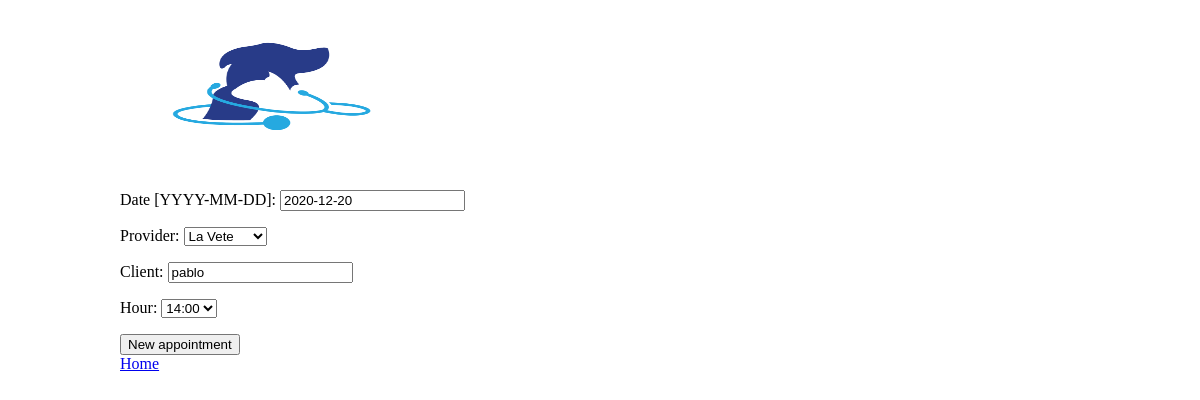
/edit/18, run on the app's committed database.
### appointments/models.py (models this page shows)
class Appointment(models.Model):
    date = models.DateField(null=True)
    provider = models.CharField(max_length=30, choices=PROVIDERS, default='La Vete')
    client = models.CharField(max_length=30)
    hour = models.CharField(max_length=5, choices=SCHEDULE, default='0:00')

### appointments/views.py (the view)
# urls.py: path('edit/<int:pk>', views.edit, name='edit'),
def edit(request, pk=None):
    try:
        instancia = Appointment.objects.get(id=pk)
    except Appointment.DoesNotExist:
        raise Http404('pk no existe')
    if pk != None:
        form = AppointmentForm(instance=instancia)
        if request.method == "POST":
            form = AppointmentForm(request.POST, instance=instancia)
            if form.is_valid():
                instancia = form.save(commit=False)
                instancia.save()
                note = ('Appointment was successfully edited\n')
        else:
            note = ''
    else:
        raise Http404('Necesita pk')
    return render(request, "edit.html", {'form': form, 'note':note})

### appointments/forms.py
class AppointmentForm(forms.ModelForm) :
    class Meta:
        model = Appointment
        fields = [
            'date',
            'provider',
            'client',
            'hour',
        ]
        labels = {
            'date': 'Date [YYYY-MM-DD]',
            'hour': 'Hour',
            'provider': 'Provider',
            'client': 'Client',
        }

### appointments/templates/edit.html (shortened to what this page needs)
<!-- {% load widget_tweaks %}
    <!DOCTYPE html >
    <html>
    <head>
      {% load static %}
      <link href= "{% static 'appointments/style.css' %}" rel="stylesheet" type="text/css" />
    </head>
    <body>
          <div id="header">
                        <img src="{% static 'images/logo.png' %}" width="310" height="170" alt="" title="">
                        <form method="POST">
                          {{ form.as_p }}
                          <input type="submit" value="New appointment">
                      </form>
                      <a href="/welcome">Home</a>
                </div>

### appointments/static/appointments/style.css (style rules this page uses)
body { margin:0; padding:0; background: url("../images/bg-body.gif"); background-repeat:repeat-x; }
#header { width:960px; height:72px; position:relative; margin:0 auto; }

### data on the page
Appointment: date "2020-12-20", provider "La Vete", client "pablo", hour "14:00"
